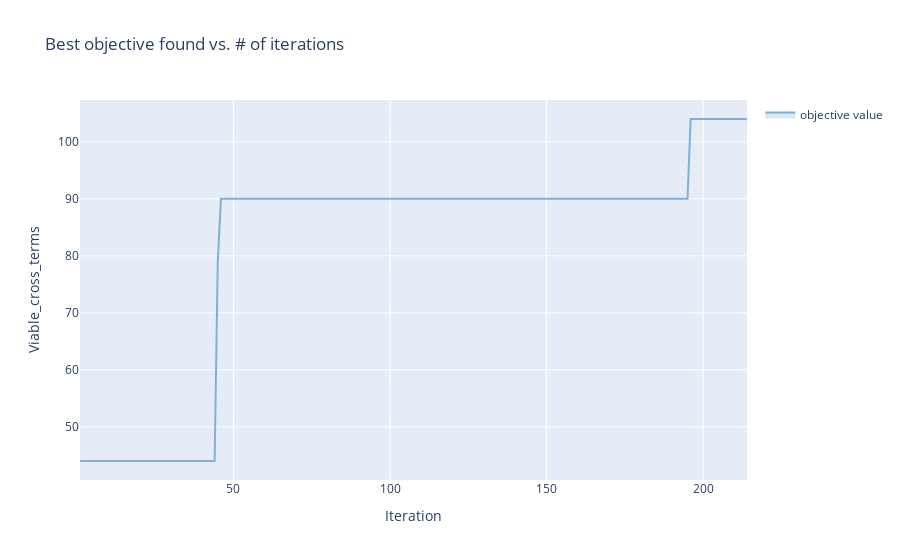

Notebook code for this chart:
### Code cell
render(Tag_client.get_optimization_trace())

### Figure 1 — Plotly figure (JSON) as saved in the notebook; plotly's stock layout.template omitted (floating-point values rounded to 4 significant figures; data arrays with more than 128 entries replaced by an {"elided": "..."} marker saying what was removed)
{"data": [{"hoverinfo": "none", "legendgroup": "", "line": {"width": 0}, "mode": "lines", "showlegend": false, "type": "scatter", "x": {"elided": "214 int values"}, "y": {"elided": "214 float values"}}, {"fill": "tonexty", "fillcolor": "rgba(128,177,211,0.3)", "legendgroup": "objective value", "line": {"color": "rgba(128,177,211,1)"}, "mode": "lines", "name": "objective value", "text": {"elided": "214 str values"}, "type": "scatter", "x": {"elided": "214 int values"}, "y": {"elided": "214 float values"}}, {"fill": "tonexty", "fillcolor": "rgba(128,177,211,0.3)", "hoverinfo": "none", "legendgroup": "", "line": {"width": 0}, "mode": "lines", "showlegend": false, "type": "scatter", "x": {"elided": "214 int values"}, "y": {"elided": "214 float values"}}], "layout": {"showlegend": true, "title": {"text": "Best objective found vs. # of iterations"}, "xaxis": {"title": {"text": "Iteration"}}, "yaxis": {"title": {"text": "Viable_cross_terms"}}}}
